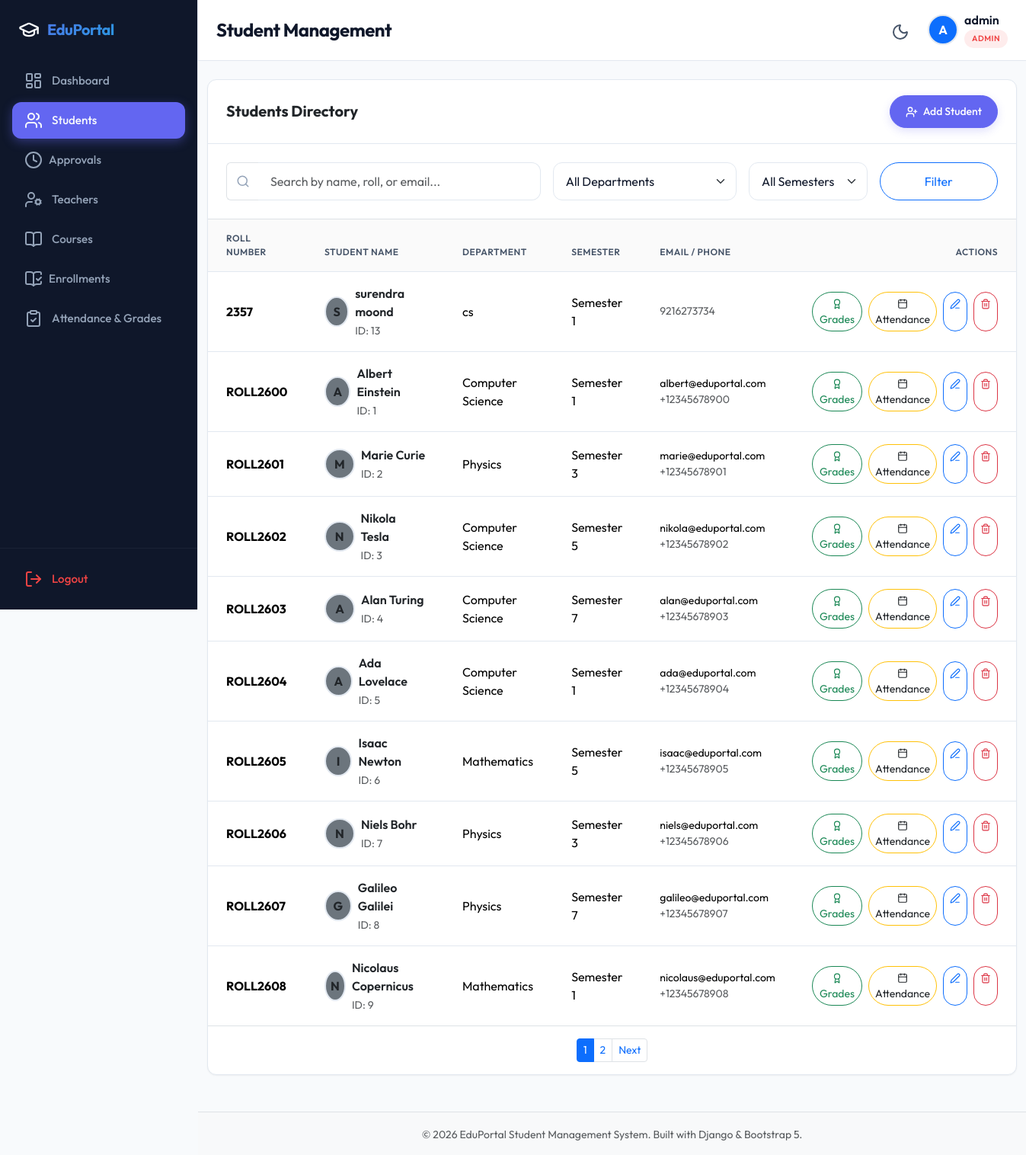
Screenshot of /portal/students/ (signed in) with the database file from the repository.
### apps/accounts/models.py (models this page shows, shortened)
class CustomUser(AbstractUser):
    class Role(models.TextChoices):
        ADMIN = 'ADMIN', 'Admin'
        TEACHER = 'TEACHER', 'Teacher'
        STUDENT = 'STUDENT', 'Student'
    role = models.CharField(
        max_length=10,
        choices=Role.choices,
        default=Role.STUDENT
    )

class Student(models.Model):
    GENDER_CHOICES = [
        ('M', 'Male'),
        ('F', 'Female'),
        ('O', 'Other'),
    ]
    class ApprovalStatus(models.TextChoices):
        PENDING = 'PENDING', 'Pending'
        APPROVED = 'APPROVED', 'Approved'
        REJECTED = 'REJECTED', 'Rejected'
    user = models.OneToOneField(CustomUser, on_delete=models.CASCADE, related_name='student_profile')
    roll_number = models.CharField(max_length=20, unique=True)
    first_name = models.CharField(max_length=50)
    last_name = models.CharField(max_length=50)
    email = models.EmailField(unique=True)
    phone = models.CharField(max_length=15)
    gender = models.CharField(max_length=1, choices=GENDER_CHOICES)
    dob = models.DateField(verbose_name="Date of Birth")
    address = models.TextField()
    semester = models.IntegerField(default=1)
    department = models.CharField(max_length=100)
    profile_image = models.ImageField(upload_to='profile_images/', blank=True, null=True)
    approval_status = models.CharField(
        max_length=10,
        choices=ApprovalStatus.choices,
        default=ApprovalStatus.APPROVED
    )

### apps/accounts/views.py (the view, shortened to what this page needs)
# urls.py: path('portal/students/', views.AdminStudentListView.as_view(), name='admin_student_list'),
class AdminStudentListView(AdminRequiredMixin, ListView):
    model = Student
    template_name = 'accounts/admin_student_list.html'
    context_object_name = 'students'
    paginate_by = 10
    def get_queryset(self):
        queryset = Student.objects.filter(approval_status=Student.ApprovalStatus.APPROVED)
        query = self.request.GET.get('q')
        dept = self.request.GET.get('dept')
        sem = self.request.GET.get('sem')
        if dept:
            queryset = queryset.filter(department__iexact=dept)
        if sem:
            queryset = queryset.filter(semester=sem)
        return queryset.order_by('roll_number')
    def get_context_data(self, **kwargs):
        context = super().get_context_data(**kwargs)
        context['departments'] = Student.objects.filter(
            approval_status=Student.ApprovalStatus.APPROVED
        ).values_list('department', flat=True).distinct()
        context['semesters'] = Student.objects.filter(
            approval_status=Student.ApprovalStatus.APPROVED
        ).values_list('semester', flat=True).distinct().order_by('semester')
        return context

### apps/accounts/context_processors.py (called while the page is built)
def pending_count(request):
    count = 0
    enrollment_pending_count = 0
    if request.user.is_authenticated and getattr(request.user, 'role', None) == CustomUser.Role.ADMIN:
        count = Student.objects.filter(approval_status=Student.ApprovalStatus.PENDING).count()
        enrollment_pending_count = EnrollmentRequest.objects.filter(
            status=EnrollmentRequest.Status.PENDING
        ).count()
    return {
        'pending_count': count,
        'enrollment_pending_count': enrollment_pending_count,
    }

### apps/accounts/views.py (called while the page is built)
    def test_func(self):
        return self.request.user.is_authenticated and self.request.user.role == CustomUser.Role.ADMIN

### templates/accounts/admin_student_list.html (shortened to what this page needs)
{% extends 'base.html' %}
{% block page_title %}Student Management{% endblock %}
{% block content %}
<div class="table-card">
    <div class="table-card-header">
        <h5 class="m-0 fw-bold text-dark">Students Directory</h5>
        <a href="{% url 'admin_student_add' %}" class="btn btn-primary btn-sm rounded-pill">
            <i data-lucide="user-plus" class="me-1" style="width: 16px; height: 16px; vertical-align: text-bottom;"></i> Add Student
        </a>
    </div>
    <div class="p-4 border-bottom bg-light bg-opacity-10">
        <form method="get" class="row g-3">
            <div class="col-12 col-md-5">
                <div class="input-group">
                    <span class="input-group-text bg-transparent border-end-0 border-color"><i data-lucide="search" style="width: 18px; color: var(--text-muted);"></i></span>
                    <input type="text" name="q" value="{{ request.GET.q|default:'' }}" class="form-control border-start-0 border-color" placeholder="Search by name, roll, or email...">
                </div>
            </div>
            <div class="col-6 col-md-3">
                <select name="dept" class="form-select border-color">
                    <option value="">All Departments</option>
                </select>
            </div>
            <div class="col-6 col-md-2">
                <select name="sem" class="form-select border-color">
                    <option value="">All Semesters</option>
                </select>
            </div>
            <div class="col-12 col-md-2 d-grid">
                <button type="submit" class="btn btn-outline-primary rounded-pill">Filter</button>
            </div>
        </form>
    </div>
    <div class="table-responsive">
        <table class="table custom-table">
            <thead>
                <tr>
                    <th>Roll Number</th>
                    <th>Student Name</th>
                    <th>Department</th>
                    <th>Semester</th>
                    <th>Email / Phone</th>
                    <th class="text-end">Actions</th>
                </tr>
            </thead>
            <tbody>
                {% for student in students %}
                    <tr>
                        <td><span class="fw-bold">{{ student.roll_number }}</span></td>
                        <td>
                            <div class="d-flex align-items-center gap-2">
                                {% if student.profile_image %}
                                    <img src="{{ student.profile_image.url }}" class="user-avatar" alt="Student">
                                {% else %}
                                    <div class="user-avatar bg-secondary text-dark d-flex align-items-center justify-content-center fw-bold" style="width: 40px; height: 40px; border-radius: 50%;">
                                        {{ student.first_name|make_list|first|upper }}
                                    </div>
                                {% endif %}
                                <div>
                                    <div class="fw-semibold text-dark">{{ student.first_name }} {{ student.last_name }}</div>
                                    <span class="text-muted small">ID: {{ student.id }}</span>
                                </div>
                            </div>
                        </td>
                        <td>{{ student.department }}</td>
                        <td>Semester {{ student.semester }}</td>
                        <td>
                            <div class="small">{{ student.email }}</div>
                            <div class="text-muted small">{{ student.phone }}</div>
                        </td>
                        <td class="text-end">
                            <div class="d-inline-flex gap-2">
                                <a href="{% url 'student_report_card_detail' student.id %}" class="btn btn-outline-success btn-sm rounded-pill" title="View Grades">
                                    <i data-lucide="award" style="width: 14px; height: 14px;"></i> Grades
                                </a>
                                <a href="{% url 'student_attendance_detail' student.id %}" class="btn btn-outline-warning btn-sm rounded-pill text-dark" title="View Attendance">
                                    <i data-lucide="calendar" style="width: 14px; height: 14px;"></i> Attendance
                                </a>
                                <a href="{% url 'admin_student_edit' student.id %}" class="btn btn-outline-primary btn-sm rounded-pill" title="Edit Profile">
                                    <i data-lucide="edit-3" style="width: 14px; height: 14px;"></i>
                                </a>
                                <a href="{% url 'admin_student_delete' student.id %}" class="btn btn-outline-danger btn-sm rounded-pill" title="Delete Student">
                                    <i data-lucide="trash-2" style="width: 14px; height: 14px;"></i>
                                </a>
                            </div>
                        </td>
                    </tr>
                {% empty %}
                    <tr>
                        <td colspan="6" class="text-center text-muted py-4">No student records found matching the criteria.</td>
                    </tr>
                {% endfor %}
            </tbody>
        </table>
    </div>
    {% if is_paginated %}
        <div class="card-footer bg-transparent border-top py-3 d-flex justify-content-center">
            <nav aria-label="Page navigation">
                <ul class="pagination pagination-sm m-0">
                    {% for num in page_obj.paginator.page_range %}
                        <li class="page-item {% if page_obj.number == num %}active{% endif %}">
                            <a class="page-link" href="?{{ request.GET.urlencode }}&page={{ num }}">{{ num }}</a>
                        </li>
                    {% endfor %}
                    {% if page_obj.has_next %}
                        <li class="page-item"><a class="page-link" href="?{{ request.GET.urlencode }}&page={{ page_obj.next_page_number }}">Next</a></li>
                    {% endif %}
                </ul>
            </nav>
        </div>
    {% endif %}
</div>
{% endblock %}

### templates/base.html (shortened to what this page needs)
{% load static %}
<!DOCTYPE html>
<html lang="en" data-theme="light">
<head>
    <link href="https://cdn.jsdelivr.net/npm/bootstrap@5.3.2/dist/css/bootstrap.min.css" rel="stylesheet">
    <link rel="stylesheet" href="{% static 'css/main.css' %}">
</head>
<body>
    <div class="app-container">
        <aside class="sidebar" id="sidebar">
            <div class="sidebar-brand">
                <i data-lucide="graduation-cap" style="width: 28px; height: 28px;"></i>
                <span>EduPortal</span>
            </div>
            <ul class="sidebar-menu">
                {% if user.is_authenticated %}
                    <li class="sidebar-menu-item {% if request.resolver_match.url_name == 'dashboard' %}active{% endif %}">
                        <a href="{% url 'dashboard' %}" class="sidebar-link">
                            <i data-lucide="layout-dashboard"></i>
                            <span>Dashboard</span>
                        </a>
                    </li>
                    {% if user.role == 'ADMIN' %}
                        <li class="sidebar-menu-item {% if request.resolver_match.url_name == 'admin_student_list' %}active{% endif %}">
                            <a href="{% url 'admin_student_list' %}" class="sidebar-link">
                                <i data-lucide="users"></i>
                                <span>Students</span>
                            </a>
                        </li>
                        <li class="sidebar-menu-item {% if request.resolver_match.url_name == 'admin_pending_students' %}active{% endif %}">
                            <a href="{% url 'admin_pending_students' %}" class="sidebar-link d-flex align-items-center justify-content-between">
                                <span class="d-flex align-items-center gap-2">
                                    <i data-lucide="clock"></i>
                                    <span>Approvals</span>
                                </span>
                            </a>
                        </li>
                        <li class="sidebar-menu-item {% if 'teachers' in request.path %}active{% endif %}">
                            <a href="{% url 'admin_teacher_list' %}" class="sidebar-link">
                                <i data-lucide="user-cog"></i>
                                <span>Teachers</span>
                            </a>
                        </li>
                        <li class="sidebar-menu-item {% if 'courses' in request.path and 'pending-enrollments' not in request.path %}active{% endif %}">
                            <a href="{% url 'course_list' %}" class="sidebar-link">
                                <i data-lucide="book-open"></i>
                                <span>Courses</span>
                            </a>
                        </li>
                        <li class="sidebar-menu-item {% if request.resolver_match.url_name == 'admin_pending_enrollments' %}active{% endif %}">
                            <a href="{% url 'admin_pending_enrollments' %}" class="sidebar-link d-flex align-items-center justify-content-between">
                                <span class="d-flex align-items-center gap-2">
                                    <i data-lucide="book-open-check"></i>
                                    <span>Enrollments</span>
                                </span>
                            </a>
                        </li>
                        <li class="sidebar-menu-item {% if 'academics' in request.path %}active{% endif %}">
                            <a href="{% url 'academics_hub' %}" class="sidebar-link">
                                <i data-lucide="clipboard-check"></i>
                                <span>Attendance & Grades</span>
                            </a>
                        </li>
                    {% endif %}
                {% endif %}
            </ul>
            <div class="sidebar-footer">
                {% if user.is_authenticated %}
                    <form action="{% url 'logout' %}" method="post" id="logout-form">
                        <button type="submit" class="sidebar-link border-0 w-100 text-start bg-transparent" style="cursor: pointer;">
                            <i data-lucide="log-out" style="color: var(--color-danger)"></i>
                            <span style="color: var(--color-danger)">Logout</span>
                        </button>
                    </form>
                {% endif %}
            </div>
        </aside>
        <div class="main-content">
            <nav class="top-navbar">
                <div class="d-flex align-items-center gap-3">
                    <h1 class="page-title">{% block page_title %}Dashboard{% endblock %}</h1>
                </div>
                <div class="navbar-actions">
                    <button class="theme-toggle-btn" id="theme-toggle" title="Toggle Theme">
                        <i data-lucide="moon" id="theme-icon"></i>
                    </button>
                    {% if user.is_authenticated %}
                        <div class="d-flex align-items-center gap-2">
                            {% if user.role == 'STUDENT' and user.student_profile.profile_image %}
                                <img src="{{ user.student_profile.profile_image.url }}" class="user-avatar" alt="Avatar">
                            {% else %}
                                <div class="user-avatar bg-primary text-white d-flex align-items-center justify-content-center fw-bold" style="width: 40px; height: 40px; border-radius: 50%;">
                                    {{ user.username|make_list|first|upper }}
                                </div>
                            {% endif %}
                            <div class="d-none d-md-block text-start">
                                <div class="fw-semibold lh-sm">{{ user.get_full_name|default:user.username }}</div>
                                <span class="user-badge {{ user.role|lower }}" style="font-size: 0.65rem;">{{ user.get_role_display }}</span>
                            </div>
                        </div>
                    {% endif %}
                </div>
            </nav>
            <div class="container-fluid py-4 flex-grow-1">
                {% block content %}{% endblock %}
            </div>
            <footer class="py-3 bg-body-tertiary border-top mt-auto">
                <div class="container text-center">
                    <span class="text-muted small">© 2026 EduPortal Student Management System. Built with Django & Bootstrap 5.</span>
                </div>
            </footer>
        </div>
    </div>
</body>
</html>

### rows the page displays
CustomUser: username|make_list "A", get_full_name "admin", role "ADMIN"
Student: roll_number "2357", first_name|make_list "S", first_name "surendra", last_name "moond", id "13", department "cs", semester "1", phone "9216273734"
Student: roll_number "ROLL2600", first_name|make_list "A", first_name "Albert", last_name "Einstein", id "1", department "Computer Science", semester "1", email "albert@eduportal.com", phone "+12345678900"
Student: roll_number "ROLL2601", first_name|make_list "M", first_name "Marie", last_name "Curie", id "2", department "Physics", semester "3", email "marie@eduportal.com", phone "+12345678901"
Student: roll_number "ROLL2602", first_name|make_list "N", first_name "Nikola", last_name "Tesla", id "3", department "Computer Science", semester "5", email "nikola@eduportal.com", phone "+12345678902"
Student: roll_number "ROLL2603", first_name|make_list "A", first_name "Alan", last_name "Turing", id "4", department "Computer Science", semester "7", email "alan@eduportal.com", phone "+12345678903"
Student: roll_number "ROLL2604", first_name|make_list "A", first_name "Ada", last_name "Lovelace", id "5", department "Computer Science", semester "1", email "ada@eduportal.com", phone "+12345678904"
Student: roll_number "ROLL2605", first_name|make_list "I", first_name "Isaac", last_name "Newton", id "6", department "Mathematics", semester "5", email "isaac@eduportal.com", phone "+12345678905"
Student: roll_number "ROLL2606", first_name|make_list "N", first_name "Niels", last_name "Bohr", id "7", department "Physics", semester "3", email "niels@eduportal.com", phone "+12345678906"
Student: roll_number "ROLL2607", first_name|make_list "G", first_name "Galileo", last_name "Galilei", id "8", department "Physics", semester "7", email "galileo@eduportal.com", phone "+12345678907"
Student: roll_number "ROLL2608", first_name|make_list "N", first_name "Nicolaus", last_name "Copernicus", id "9", department "Mathematics", semester "1", email "nicolaus@eduportal.com", phone "+12345678908"

### other values shown
{{ num }} "1" "2"
